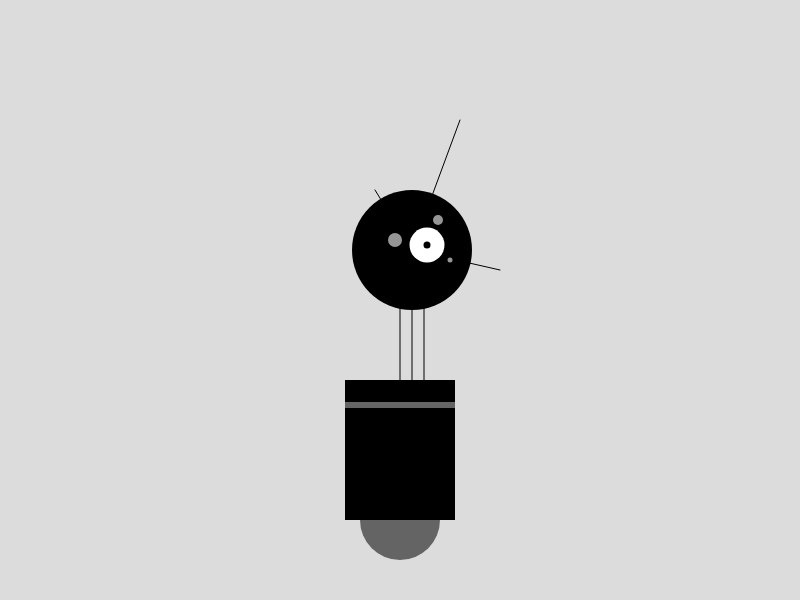
Frame 1 (no input)
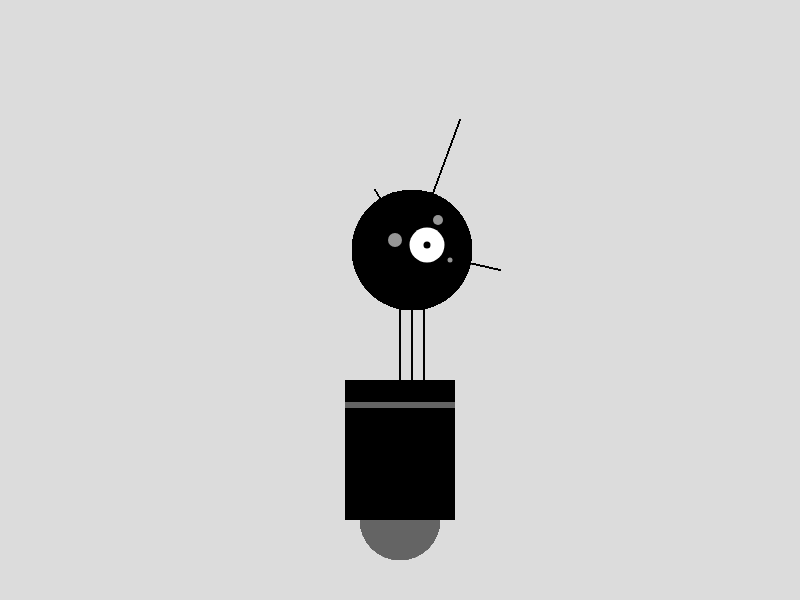
Frame 60 (no input)
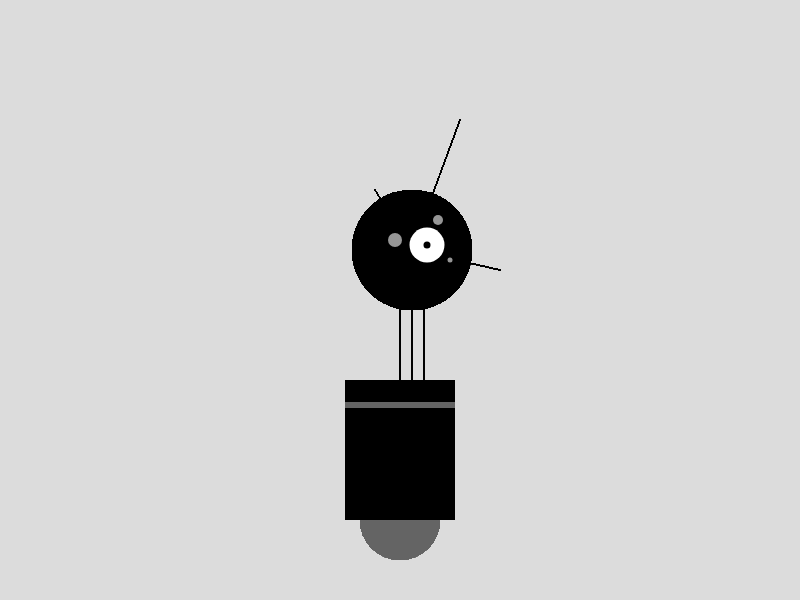
Frame 120 (the mouse pressed at the canvas centre since frame 60)

The p5.js sketch that drew these frames (run headless with seeded random() and noise() and a simulated clock; from frame 60 on, the mouse is pressed at the canvas centre):

// p5.js sketch
// ── sketch.js
function setup() {
  createCanvas(800,600);
  background(220);
}

function draw() {
  stroke(0);
  line(width/2,380,width/2,250);
  line(width/2+12,380,width/2+12,250);
  line(width/2+24,380,width/2+24,250);
  line(width/2-25,190,width/2+12,250);
  line(width/2+60,120,width/2+12,250);
  line(width/2+100,270,width/2+12,250);
  
  noStroke();
  fill(100);
  ellipse(width/2,520,80,80);
  
  fill(0);
  rectMode(CENTER);
  rect(width/2,450,110,140);
  
  fill(100);
  rect(width/2,405,110,6);
  
  fill(0);
  ellipse(width/2+12,250,120,120);
  
  fill(255);
  ellipse(width/2+27,245,35,35);
  
  fill(0);
  ellipse(width/2+27,245,7,7);
  
  fill(150);
  ellipse(width/2+38,220,10,10);
  ellipse(width/2+50,260,5,5);
  ellipse(width/2-5,240,14,14);
  
}
